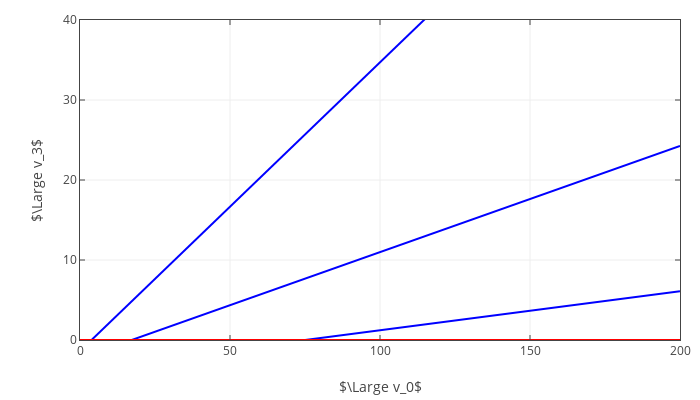

The code cell stored with this chart in its notebook:
### Code cell
layout = go.Layout(
    xaxis=dict(
        range = [0, 200],
#         exponentformat = 'power',
        ticks = 'inside',
        dtick = 50,
        mirror = 'ticks',
        title = r'$\Large v_0$',
        showline=True,
        zeroline=False,
        showticklabels=True,
        showgrid=True
    ),
    yaxis=dict(
        range = [0,40],
#         exponentformat = 'power',
        ticks = 'inside',
        dtick = 10,
        mirror = 'ticks',
        title = r'$\Large v_3$',
#         ticktext=[0, 2, 4, 6, 8, 10, 12],
#         tickvals=[0, 2e9, 4e9, 6e9, 8e9, 10e9, 12e9],
        showline=True,
        zeroline=False,
        showticklabels=True,
        showgrid=True
    ),
    legend=dict(
        x=0.35,
        y=0.95,
        traceorder='normal',
#         font=dict(
#             family='Arial',
#             size=18
#             color='blue'
#         ),
#         bgcolor='#E2E2E2',
#         bordercolor='black',
#         borderwidth=1
    ),
    showlegend=False,
    autosize=False,
    width=700,
    height=400,
    margin=go.layout.Margin(
        l=80,
        r=20,
        b=60,
        t=20,
        pad=0
    )
)
fig = go.Figure(data=[trace1,trace2, trace4,trace5], layout=layout)
iplot(fig)
pio.write_image(fig, 'C:/Users/garyh/Desktop/f1.png', format='png', scale=5)
# print("Done saving image!")

### Figure 1 — Plotly figure (JSON) as saved in the notebook; plotly's stock layout.template omitted (floating-point values rounded to 4 significant figures)
{"data": [{"line": {"color": "blue"}, "mode": "lines", "type": "scatter", "uid": "37914e77-ede0-4d2f-b45b-e24f568ae1a7", "x": [0, 20, 40, 60, 80, 100, 120, 140, 160, 180, 200], "y": [-2.287, 0.3687, 3.024, 5.68, 8.336, 10.99, 13.65, 16.3, 18.96, 21.61, 24.27]}, {"line": {"color": "blue"}, "mode": "lines", "type": "scatter", "uid": "ae613444-70a3-459e-b78a-f2166d9ab2b0", "x": [0, 20, 40, 60, 80, 100, 120, 140, 160, 180, 200], "y": [-3.666, -2.689, -1.712, -0.7355, 0.2415, 1.219, 2.196, 3.173, 4.15, 5.127, 6.104]}, {"line": {"color": "blue"}, "mode": "lines", "type": "scatter", "uid": "502c3571-d2f5-4faa-9341-8da6c00a20c2", "x": [0, 20, 40, 60, 80, 100, 120, 140, 160, 180, 200], "y": [-1.387, 5.832, 13.05, 20.27, 27.49, 34.71, 41.93, 49.15, 56.37, 63.59, 70.8]}, {"line": {"color": "red"}, "mode": "lines", "type": "scatter", "uid": "b87cc037-35e2-4688-90c3-72251d56ca14", "x": [0, 200], "y": [0, 0]}], "layout": {"autosize": false, "height": 400, "legend": {"traceorder": "normal", "x": 0.35, "y": 0.95}, "margin": {"b": 60, "l": 80, "pad": 0, "r": 20, "t": 20}, "showlegend": false, "width": 700, "xaxis": {"dtick": 50, "mirror": "ticks", "range": [0, 200], "showgrid": true, "showline": true, "showticklabels": true, "ticks": "inside", "title": {"text": "$\\Large v_0$"}, "zeroline": false}, "yaxis": {"dtick": 10, "mirror": "ticks", "range": [0, 40], "showgrid": true, "showline": true, "showticklabels": true, "ticks": "inside", "title": {"text": "$\\Large v_3$"}, "zeroline": false}}}
